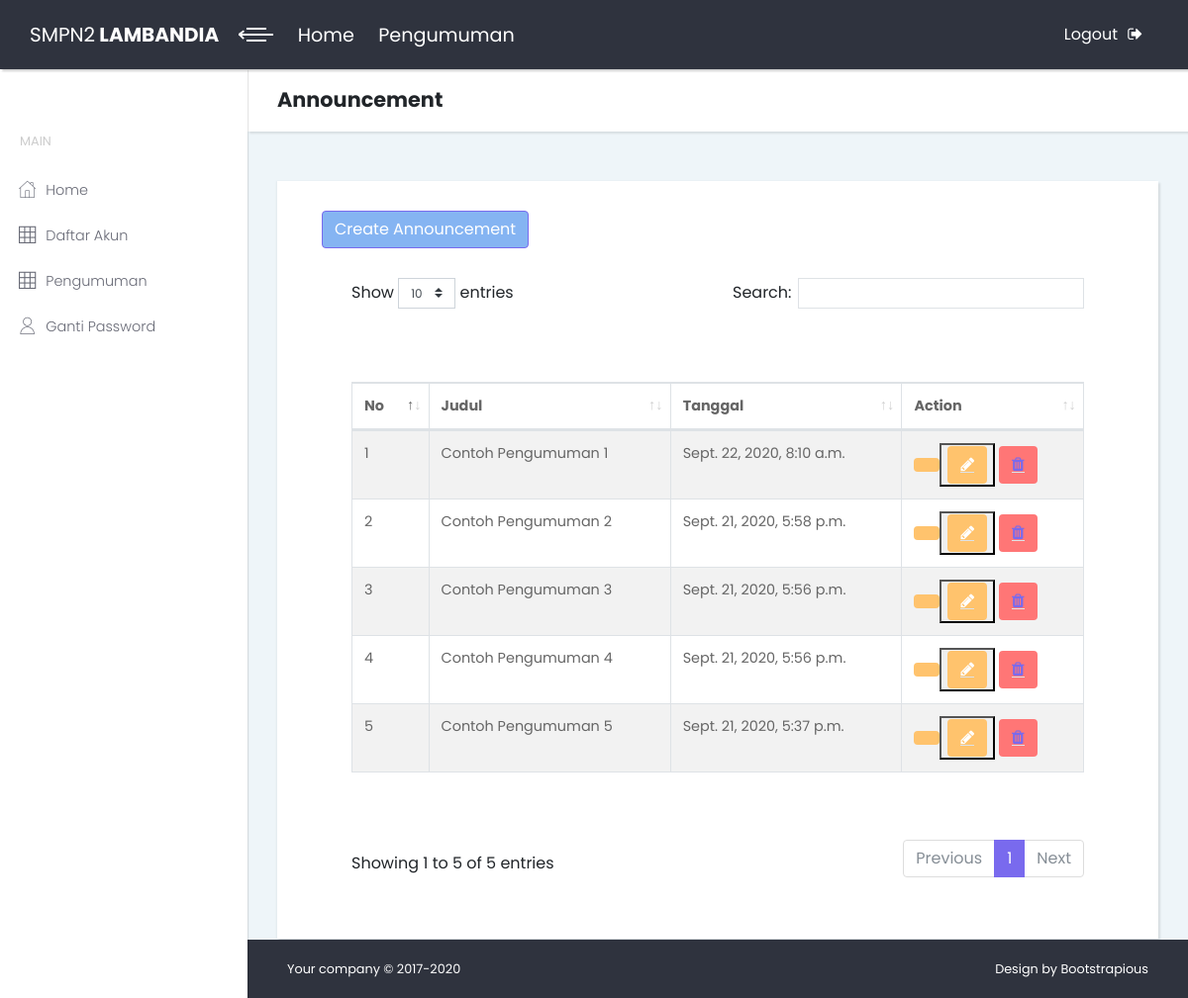
Page /pengumuman_admin/ (signed in) on the earlier database version.
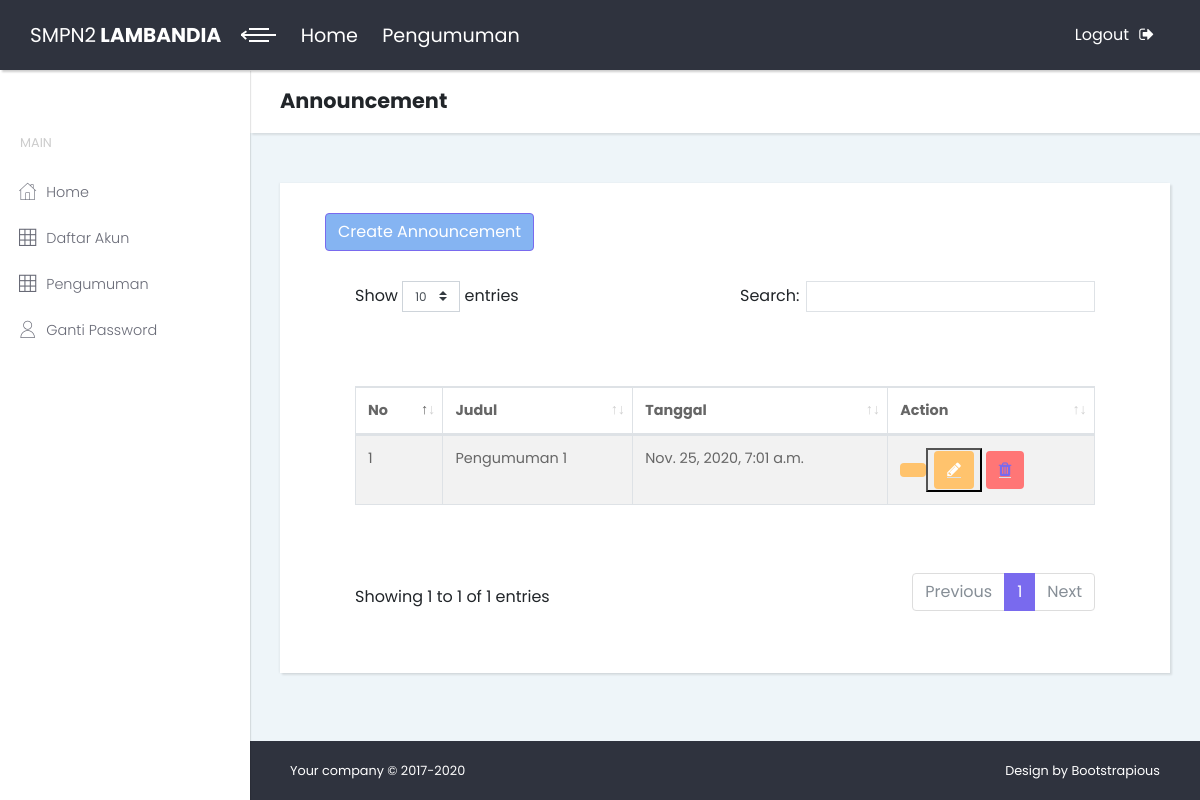
Same page on the later database version.
### web_penerimaan/models.py (models this page shows, shortened)
class Pengumuman(models.Model):
    judul = models.CharField(max_length=50, verbose_name='Judul')
    isi = models.TextField(verbose_name='Isi')
    tanggal = models.DateTimeField(auto_now_add=True)

### web_penerimaan/views.py (the view)
# urls.py: path('pengumuman_admin/', views.Pengumuman_Admin, name='pengumuman_admin'),
@login_required
def Pengumuman_Admin(request):
    Data_siswa = Pengumuman.objects.order_by("-tanggal")
    context = {
        'rows': Data_siswa,
    }
    return render(request, 'pengumuman_admin.html', context)

### web_penerimaan/templates/pengumuman_admin.html (shortened to what this page needs)
{% extends 'base.html' %}
{% load static %}
{% block judul %}
<h2 class="no-margin-bottom">Announcement</h2>
{% endblock %}
{% block body %}
<div class="container-fluid">
<a  class="submit-btn btn btn-primary bg-blue" href="{% url 'pengumuman_create' %}" >Create Announcement </a>
                                <table id="bootstrap-data-table-export" class="table table-striped table-bordered">
                                    <thead>
                                        <tr>
                                            <th>No</th>
                                            <th>Judul</th>
                                            <th>Tanggal</th>
                                            <th>Action</th>
                                        </tr>
                                    </thead>
                                    <tbody>
                                        {% for row in rows %}
                                            <tr>
                                                <td>{{ forloop.counter }}</td>
                                                <td>{{ row.judul }}</td>
                                                <td>{{ row.tanggal }}</td>
                                                <td>
                                                <a href="{% url 'pengumuman_update' pk=row.pk %}" id = '{{row.pk}}' class="btn bg-orange"><button  type="button" name="button">
                                                 <i class="fa fa-pencil border-bottom"></i></a></button>
                                                <a href="{% url 'pengumuman_delete' pk=row.pk %}" id = '{{row.pk}}'><button class="btn bg-red" type="button" name="button">
                                                 <i class="fa fa-trash border-bottom"></i></a></button>
                                                </td>
                                            </tr>
                                        {% endfor %}
                                    </tbody>
                                </table>
        </div>
 {% endblock %}

Differences in the rows shown:
removed Pengumuman: judul "Contoh Pengumuman 1", tanggal "Sept. 22, 2020, 8:10 a.m."
removed Pengumuman: judul "Contoh Pengumuman 2", tanggal "Sept. 21, 2020, 5:58 p.m."
removed Pengumuman: judul "Contoh Pengumuman 3", tanggal "Sept. 21, 2020, 5:56 p.m."
removed Pengumuman: judul "Contoh Pengumuman 4", tanggal "Sept. 21, 2020, 5:56 p.m."
removed Pengumuman: judul "Contoh Pengumuman 5", tanggal "Sept. 21, 2020, 5:37 p.m."
added Pengumuman: judul "Pengumuman 1", tanggal "Nov. 25, 2020, 7:01 a.m."
Other differences:
text written by a page script: "Show entries Search: Showing 1 to 5 of 5 entries Previous 1 Next" → "Show entries Search: Showing 1 to 1 of 1 entries Previous 1 Next"
